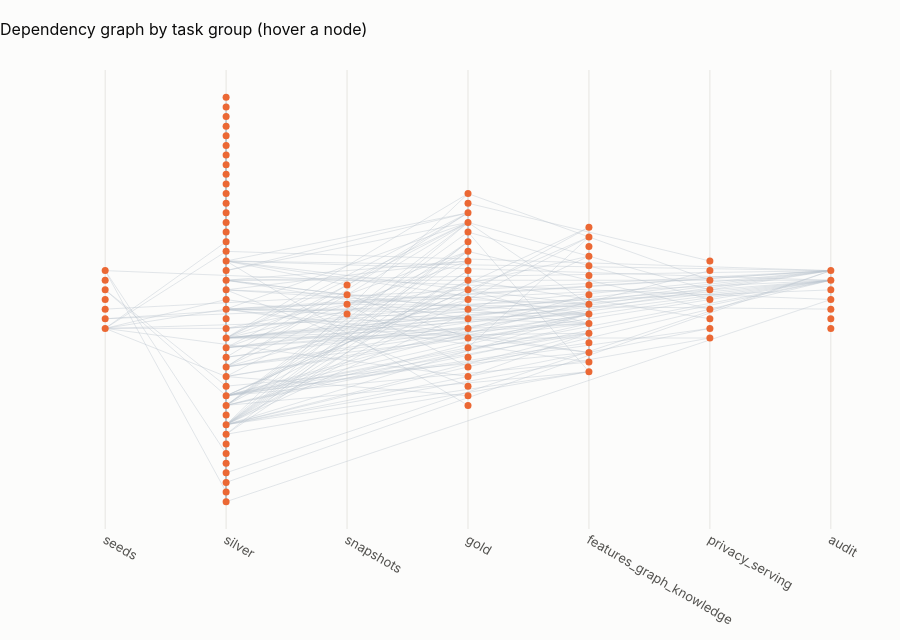

Notebook code for this chart:
### Markdown cell above
## 3 · Lineage: who reads whom
Every node's parents and children come from the manifest. The figure places each node in its task-group column;
lines are dependencies. The explorer below shows the full upstream and downstream set of any node: before changing
a model, this is the blast radius.

### Code cell
rank = {name: i for i, name in enumerate(pipe.LAYER_NAMES)}
pos = {}
for layer, grp in cat.groupby("layer", observed=True):
    for j, nm in enumerate(sorted(grp["node"])):
        pos[nm] = (rank[layer], j - len(grp) / 2)
ex, ey = [], []
for k2 in pl.buildable():
    a = pl.name(k2)
    for d in pl.deps(k2):
        b = pl.name(d)
        if a in pos and b in pos:
            ex += [pos[b][0], pos[a][0], None]
            ey += [pos[b][1], pos[a][1], None]
fig = go.Figure()
fig.add_trace(
    go.Scatter(x=ex, y=ey, mode="lines", line=dict(width=0.4, color="#b8c2cc"), hoverinfo="skip")
)
fig.add_trace(
    go.Scatter(
        x=[p[0] for p in pos.values()],
        y=[p[1] for p in pos.values()],
        mode="markers",
        text=list(pos),
        hovertemplate="%{text}<extra></extra>",
        marker=dict(size=7),
    )
)
fig.update_layout(
    title="Dependency graph by task group (hover a node)",
    showlegend=False,
    height=640,
    xaxis=dict(tickvals=list(range(len(pipe.LAYER_NAMES))), ticktext=pipe.LAYER_NAMES, title=None),
    yaxis=dict(visible=False),
)
fig.show()

### Figure 1 — Plotly figure (JSON) as saved in the notebook; plotly's stock layout.template omitted (floating-point values rounded to 4 significant figures; data arrays with more than 128 entries replaced by an {"elided": "..."} marker saying what was removed)
{"data": [{"hoverinfo": "skip", "line": {"color": "#b8c2cc", "width": 0.4}, "mode": "lines", "type": "scatter", "x": {"elided": "690 int values"}, "y": {"elided": "690 float values"}}, {"hovertemplate": "%{text}<extra></extra>", "marker": {"size": 7}, "mode": "markers", "text": ["country_codes", "dq_cell_rule_slo", "dq_rule_slo", "protected_attributes", "response_codes", "restricted_pii_columns", "source_contract_columns", "dq_corrections_active", "dq_partition_header", "dq_partition_holds", "dq_partition_profile", "dq_partition_releases_active", "dq_schema_drift", "int_customer_fairness_attributes", "int_customer_month_tx", "int_customer_profile", "int_fx_usd", "int_products_enriched", "int_transactions_enriched", "int_transactions_enriched_with_holdout", "stg_branches", "stg_call_center_interactions", "stg_call_transcripts", "stg_campaign_sends", "stg_complaints", "stg_customers", "stg_daily_exchange_rates", "stg_digital_events", "stg_digital_events_holdout", "stg_marketing_campaigns", "stg_products", "stg_satisfaction_surveys", "stg_service_agents", "stg_transactions", "stg_transactions_holdout", "typed_branches", "typed_call_center_interactions", "typed_call_transcripts", "typed_campaign_sends", "typed_complaints", "typed_customers", "typed_daily_exchange_rates", "typed_digital_events", "typed_digital_events_holdout", "typed_marketing_campaigns", "typed_products", "typed_satisfaction_surveys", "typed_service_agents", "typed_transactions", "typed_transactions_holdout", "snap_branches", "snap_customers", "snap_products", "snap_service_agents", "dim_agent", "dim_branch", "dim_campaign", "dim_country", "dim_customer", "dim_date", "dim_merchant", "dim_product", "fct_campaign_send", "fct_complaint", "fct_digital_session", "fct_interaction", "fct_transaction", "mart_account_payment_inquiry", "mart_aml_customer_month", "mart_campaign_compliance_uplift", "mart_card_support", "mart_collections_early_warning", "mart_credit_eligibility", "mart_customer_360", "mart_cx_journey", "mart_product_recent_transactions", "mart_transaction_disputes", "feat_credit_eligibility_pit", "feat_fraud_realtime_pit", "feat_fraud_stream_parity", "fgl_silo_edges", "fgl_silo_nodes", "graph_edges", "graph_nodes", "kb_entity_docs", "kb_entity_triples", "ml_fraud_test", "ml_fraud_train", "ml_fraud_valid", "ml_kumo_relational_complaint90d", "ml_kumo_tabular_fraud", "tgn_node_features", "tgn_tx_events", "privacy_input_complaints_country_month", "privacy_input_tx_segment_month", "serving_account_inquiry", "serving_card_support", "serving_credit_eligibility", "serving_customer_360", "serving_dispute_case", "serving_online_fraud_state", "serving_recent_transactions", "audit_backup_reconciliation", "audit_partition_manifest", "audit_scd2_change_log", "dq_cell_findings", "dq_findings", "dq_integrity_findings", "dq_rule_summary"], "type": "scatter", "x": [0, 0, 0, 0, 0, 0, 0, 1, 1, 1, 1, 1, 1, 1, 1, 1, 1, 1, 1, 1, 1, 1, 1, 1, 1, 1, 1, 1, 1, 1, 1, 1, 1, 1, 1, 1, 1, 1, 1, 1, 1, 1, 1, 1, 1, 1, 1, 1, 1, 1, 2, 2, 2, 2, 3, 3, 3, 3, 3, 3, 3, 3, 3, 3, 3, 3, 3, 3, 3, 3, 3, 3, 3, 3, 3, 3, 3, 4, 4, 4, 4, 4, 4, 4, 4, 4, 4, 4, 4, 4, 4, 4, 4, 5, 5, 5, 5, 5, 5, 5, 5, 5, 6, 6, 6, 6, 6, 6, 6], "y": [-3.5, -2.5, -1.5, -0.5, 0.5, 1.5, 2.5, -21.5, -20.5, -19.5, -18.5, -17.5, -16.5, -15.5, -14.5, -13.5, -12.5, -11.5, -10.5, -9.5, -8.5, -7.5, -6.5, -5.5, -4.5, -3.5, -2.5, -1.5, -0.5, 0.5, 1.5, 2.5, 3.5, 4.5, 5.5, 6.5, 7.5, 8.5, 9.5, 10.5, 11.5, 12.5, 13.5, 14.5, 15.5, 16.5, 17.5, 18.5, 19.5, 20.5, -2.0, -1.0, 0.0, 1.0, -11.5, -10.5, -9.5, -8.5, -7.5, -6.5, -5.5, -4.5, -3.5, -2.5, -1.5, -0.5, 0.5, 1.5, 2.5, 3.5, 4.5, 5.5, 6.5, 7.5, 8.5, 9.5, 10.5, -8.0, -7.0, -6.0, -5.0, -4.0, -3.0, -2.0, -1.0, 0.0, 1.0, 2.0, 3.0, 4.0, 5.0, 6.0, 7.0, -4.5, -3.5, -2.5, -1.5, -0.5, 0.5, 1.5, 2.5, 3.5, -3.5, -2.5, -1.5, -0.5, 0.5, 1.5, 2.5]}], "layout": {"height": 640, "showlegend": false, "title": {"text": "Dependency graph by task group (hover a node)"}, "xaxis": {"ticktext": ["seeds", "silver", "snapshots", "gold", "features_graph_knowledge", "privacy_serving", "audit"], "tickvals": [0, 1, 2, 3, 4, 5, 6], "title": {}}, "yaxis": {"visible": false}}}
